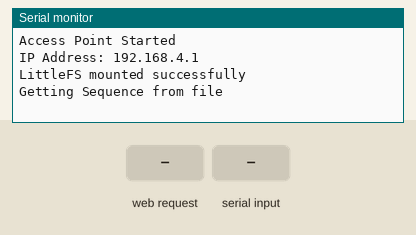
Recording of a sketch running on a simulated ESP32. On the bench: the last lines printed to the serial monitor. The test bench sets the inputs (shaded band). WiFi joins after 1.5 s; servers stay silent unless stated; storage starts empty.

Above: at 1.2 s.
1.3 s: HTTP request GET /api/SequenceIndex received
At 2.1 s:
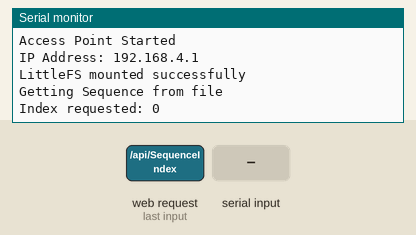
2.8 s: "sequence:" received over Serial
At 4.4 s:
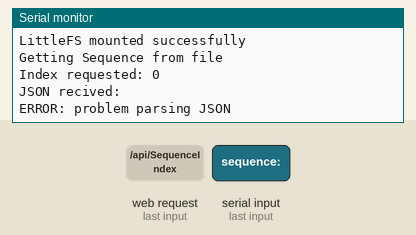
5.3 s: HTTP request GET /api/SequenceTable received
At 6.3 s:
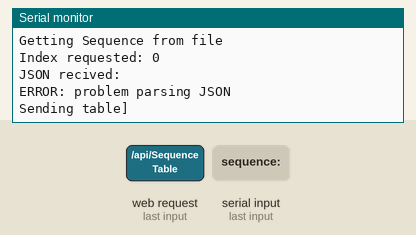
6.8 s: "1" received over Serial
At 8.6 s:
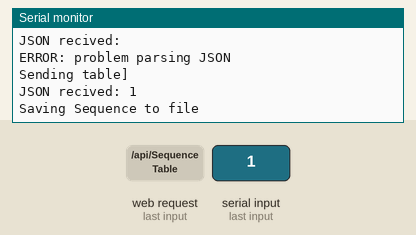

Measured:
- after the input at 1.3 s, the serial monitor: prints a new line at once (image 1)
- after the input at 2.8 s, the serial monitor: prints a new line after 1.0 s (image 2)
- after the input at 5.3 s, the serial monitor: prints a new line at once (image 3)
- after the input at 6.8 s, the serial monitor: prints a new line after 1.0 s (image 4)

The sketch:

Skylight.ino
```cpp
#include <WiFi.h>
//website related
#include <AsyncTCP.h>
#include <ESPAsyncWebServer.h>
#include <LittleFS.h>
#include <ArduinoJson.h>

#define MAX_SEQUENCE_LENGTH 320

#define RXD2 16
#define TXD2 17

const char* ssid  = "Skyligt";
const char* password = "";

AsyncWebServer website(80);

struct SequenceEntry {
  String Name = "";
  char Box;
  int StepDelay;
  char Pin;
};

struct ReciverBox {
  String Name;
  unsigned char id;
  char MAC[6];
};

SequenceEntry Sequence[MAX_SEQUENCE_LENGTH];
ReciverBox ReciverList[20];

int SequenceIndex = 0;
bool SequenceRunning = false;

/*######################################################
*               ESP NOW
########################################################*/
const uint8_t slaveNodes[20][6] = {
    {0xE8,0xDB,0x84,0xE7,0x84,0x42}, //E8:DB:84:E7:84:42
    {0x2C,0xF4,0x32,0x1C,0x2B,0x31},
    {0x84,0x0D,0x8E,0x9C,0xD4,0x2E},
    {0x24,0x62,0xAB,0x0C,0xDC,0xCD},
    {0xff,0xff,0xff,0xff,0xff,0xff},
    {0,0,0,0,0,0},
    {0,0,0,0,0,0},
    {0,0,0,0,0,0},
    {0,0,0,0,0,0},
    {0,0,0,0,0,0},
    {0,0,0,0,0,0},
    {0,0,0,0,0,0},
    {0,0,0,0,0,0},
    {0,0,0,0,0,0},
    {0,0,0,0,0,0},
    {0,0,0,0,0,0},
    {0,0,0,0,0,0},
    {0,0,0,0,0,0},
    {0,0,0,0,0,0},
    {0,0,0,0,0,0}
};

struct Packet {
  char pin =0;
  long on_time=5000;
};

struct SerialPacket{
  uint8_t Box = 0;
  Packet sPacket;
};


/*###########################################################################
*               Website related functions
###############################################################################*/
void resetSequenceArray(){
  for (int i=0; i< MAX_SEQUENCE_LENGTH; i++){
    Sequence[i] = SequenceEntry();
  }
}


String processor(const String& var){
  return String();
}

void GetSequenceFile(){
  Serial.println("Getting Sequence from file");
  SequenceEntry* pSequ;
  pSequ = Sequence;
  size_t lenSeq = sizeof(Sequence);
  File myFile = LittleFS.open("/Sequence.bin",FILE_READ);
  myFile.readBytes((char *)&Sequence, myFile.size());
  myFile.close();

}
void SetSequenceFile(){
  Serial.println("Saving Sequence to file");
  size_t lenSeq = sizeof(Sequence);

  File myFile = LittleFS.open("/Sequence.bin",FILE_WRITE);
  myFile.write((byte *)&Sequence, sizeof(Sequence));
  myFile.close();
}

String JsonSeqBuffer = "";
unsigned long JsonSeqBufferReset = millis();

void setup() {
  Serial.begin(115200);
  Serial2.begin(115200, SERIAL_8N1, RXD2, TXD2);


  /*#################################################################################
  *             WIFI and Website setup
  ##################################################################################*/
  //WiFi.mode(WIFI_AP_STA);
  WiFi.softAP(ssid,password);
  //WiFi.begin(ssid,password);
  Serial.println("Access Point Started");
  Serial.print("IP Address: ");
  //Serial.println(WiFi.localIP());
  Serial.println(WiFi.softAPIP());

  if (!LittleFS.begin()) {
    Serial.println("An error has occurred while mounting LittleFS");
  }
  else{
    Serial.println("LittleFS mounted successfully");
    GetSequenceFile();
  }

//websites
  website.on("/", HTTP_GET, [](AsyncWebServerRequest *request){
    request->send(LittleFS, "/ControlPanel.html", String(), false, processor);
  });
  website.on("/ControlPanel.html", HTTP_GET, [](AsyncWebServerRequest *request){
    request->send(LittleFS, "/ControlPanel.html", String(), false, processor);
  });
  website.on("/Sequence.html", HTTP_GET, [](AsyncWebServerRequest *request){
    request->send(LittleFS, "/Sequence.html", String(), false, processor);
  });

  /* ####################################################################################
  *                             API
  ###########################################################################*/

  website.on("/api/SequenceIndex", HTTP_GET, [](AsyncWebServerRequest *request){
    Serial.println("Index requested: "+ String(SequenceIndex));
    request->send(200, "application/json", "[ " + String(SequenceIndex) + " ]" );
  });

  website.on("/api/SequenceTable", HTTP_GET, [](AsyncWebServerRequest *request){
    String json = "[";
    for(int i=0; i<MAX_SEQUENCE_LENGTH;i++){
      if(Sequence[i].Name != ""){
        String entry = "[\"";
        String N = Sequence[i].Name;
        N.replace('"','\"');
        entry += N + "\"," + String(int(Sequence[i].Box)) + "," + String(float(Sequence[i].StepDelay)/1000) + "," + String(int(Sequence[i].Pin)) + "]";
        json += entry + ",";
      }else{
        json.setCharAt(json.length()-1,']');
        break;
      }
    }
    Serial.println("Sending table" + json);
    request->send(200, "application/json", json );
  });

  website.on("/api/Start", HTTP_GET, [](AsyncWebServerRequest *request){
    request->send(200, "application/json", String("[") + String((SequenceRunning) ? "1":"0") + String("]") );
  });

  website.on("/api/SequenceIndex", HTTP_POST, [](AsyncWebServerRequest *request){}, NULL,
  [](AsyncWebServerRequest *request, uint8_t *data, size_t len, size_t index, size_t total) {
    String json = "";
    for (size_t i = 0; i < len; i++) {
      json += (char) data[i];
    }
    JsonDocument doc;
    if(deserializeJson(doc, json)){
        request->send(400);
    }else{
    SequenceIndex = doc[0];
    Serial.println("Sequence is set to" + String(doc[0]));
    request->send(200);
    }
  });
  website.on("/api/Start", HTTP_POST, [](AsyncWebServerRequest *request){}, NULL,
  [](AsyncWebServerRequest *request, uint8_t *data, size_t len, size_t index, size_t total) {
    String json = "";
    for (size_t i = 0; i < len; i++) {
      json += (char) data[i];
    }
    JsonDocument doc;
    if(deserializeJson(doc, json)){
        request->send(400);
    }else{
    Serial.println("Is running is set to" + String(doc[0]));
    SequenceRunning = (int(doc[0])==1);
    request->send(200);
    }
  });
  website.on("/api/SequenceTable", HTTP_POST, [](AsyncWebServerRequest *request){}, NULL,
  [](AsyncWebServerRequest *request, uint8_t *data, size_t len, size_t index, size_t total) {

    for (size_t i = 0; i < len; i++) {
      JsonSeqBuffer += (char) data[i];
    }
    JsonSeqBufferReset = millis() + 1000;
    JsonDocument doc;
    Serial.println("JSON recived: " + JsonSeqBuffer);
    if(deserializeJson(doc, JsonSeqBuffer)){
        request->send(400);
    }else{
      resetSequenceArray();
      for (size_t i=0; i<doc.size();i++){
        JsonArray SeqJsonArr = doc[i].as<JsonArray>();
        const char* hehe = SeqJsonArr[0];
        Sequence[i].Name = String(SeqJsonArr[0]);
        Sequence[i].Box = SeqJsonArr[1].as<unsigned char>();
        Sequence[i].StepDelay = SeqJsonArr[2].as<int>();
        Sequence[i].Pin = SeqJsonArr[3].as<unsigned char>();

        Serial.println("Getting sequence with index " + String(i) + " :");
        Serial.println("Name:" + Sequence[i].Name);
        Serial.println("Box:" + String(Sequence[i].Box));
        Serial.println("Delay:" + String(Sequence[i].StepDelay));
        Serial.println("pin:" + String(Sequence[i].Pin));
      }
    SetSequenceFile();
    request->send(200);
    }
  });


  website.serveStatic("/", LittleFS, "/");

  website.begin();

}

unsigned long NextStepTimer;
void loop() {
  if (JsonSeqBufferReset < millis() and JsonSeqBuffer.length() > 1 ){
    JsonSeqBuffer = "";
  }

  if (SequenceRunning){
    if(millis() >= NextStepTimer && Sequence[SequenceIndex].Pin>0){

      SerialPacket sSerialPacket;

      NextStepTimer +=  Sequence[SequenceIndex].StepDelay;
      sSerialPacket.Box = Sequence[SequenceIndex].Box;
      sSerialPacket.sPacket.on_time = 1000;
      sSerialPacket.sPacket.pin = Sequence[SequenceIndex].Pin;

      Serial2.write((uint8_t *) &sSerialPacket,sizeof(sSerialPacket));

      SequenceIndex ++;
      Serial.println("Seqence_index = " + String(SequenceIndex));
    }

    if(SequenceIndex > MAX_SEQUENCE_LENGTH){
      SequenceRunning = false;
    }
  }
  else{
    NextStepTimer = millis();
  }


  if (Serial.available()){
    String SerBuff = "";
    char CharBuff[2];
    enum {NONE,SEQ,PASSWORD} cmd = NONE;
    while(Serial.readBytes(CharBuff,1)){
      SerBuff += String(CharBuff[0]);
      if (SerBuff == "sequence:"){
        SerBuff = "";
        cmd = SEQ;
      }
    }
    if (cmd = SEQ){
      JsonDocument doc;
      Serial.println("JSON recived: " + SerBuff);
      if(deserializeJson(doc, SerBuff)){
        Serial.println("ERROR: problem parsing JSON");
      }else{
        resetSequenceArray();
        for (size_t i=0; i<doc.size();i++){
        JsonArray SeqJsonArr = doc[i].as<JsonArray>();
        const char* hehe = SeqJsonArr[0];
        Sequence[i].Name = String(SeqJsonArr[0]);
        Sequence[i].Box = SeqJsonArr[1].as<unsigned char>();
        Sequence[i].StepDelay = SeqJsonArr[2].as<int>();
        Sequence[i].Pin = SeqJsonArr[3].as<unsigned char>();

        Serial.println("Getting sequence with index " + String(i) + " :");
        Serial.println("Name:" + Sequence[i].Name);
        Serial.println("Box:" + String(Sequence[i].Box));
        Serial.println("Delay:" + String(Sequence[i].StepDelay));
        Serial.println("pin:" + String(Sequence[i].Pin));
      }
        SetSequenceFile();
      }
    }
  }

}
```
